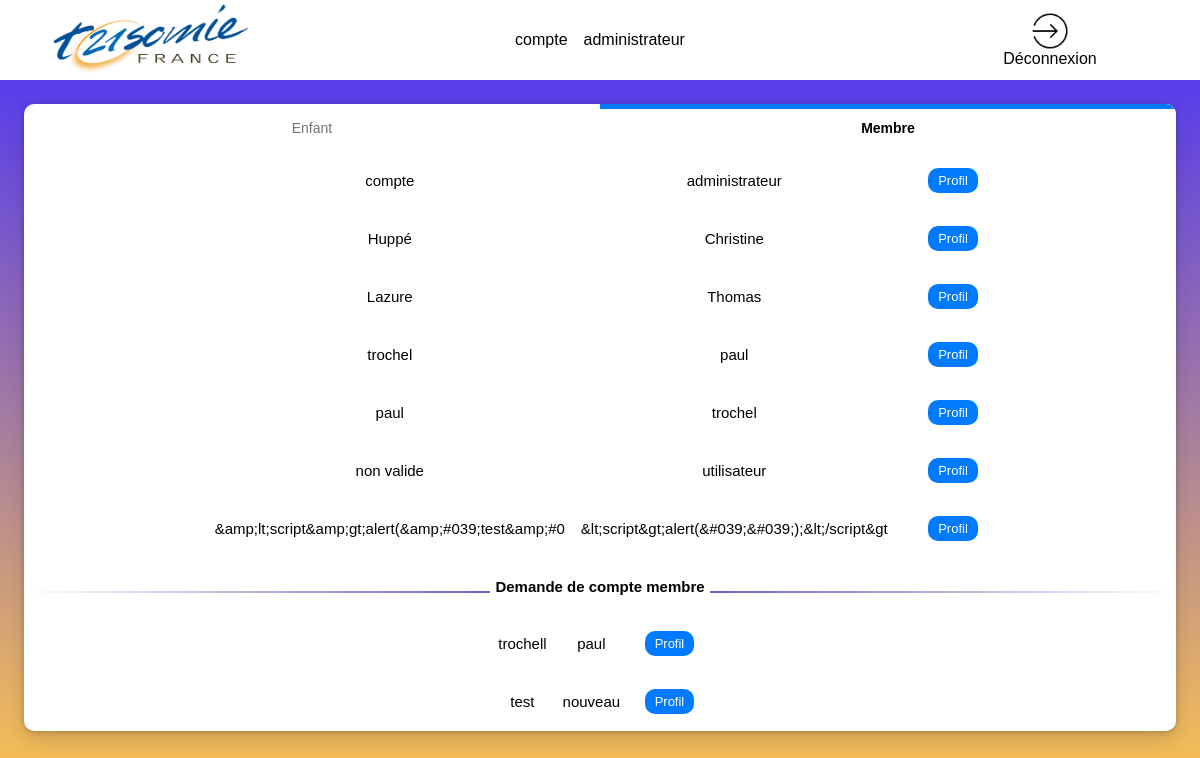
Before: /modif_compte.php (signed in) with the older database file.
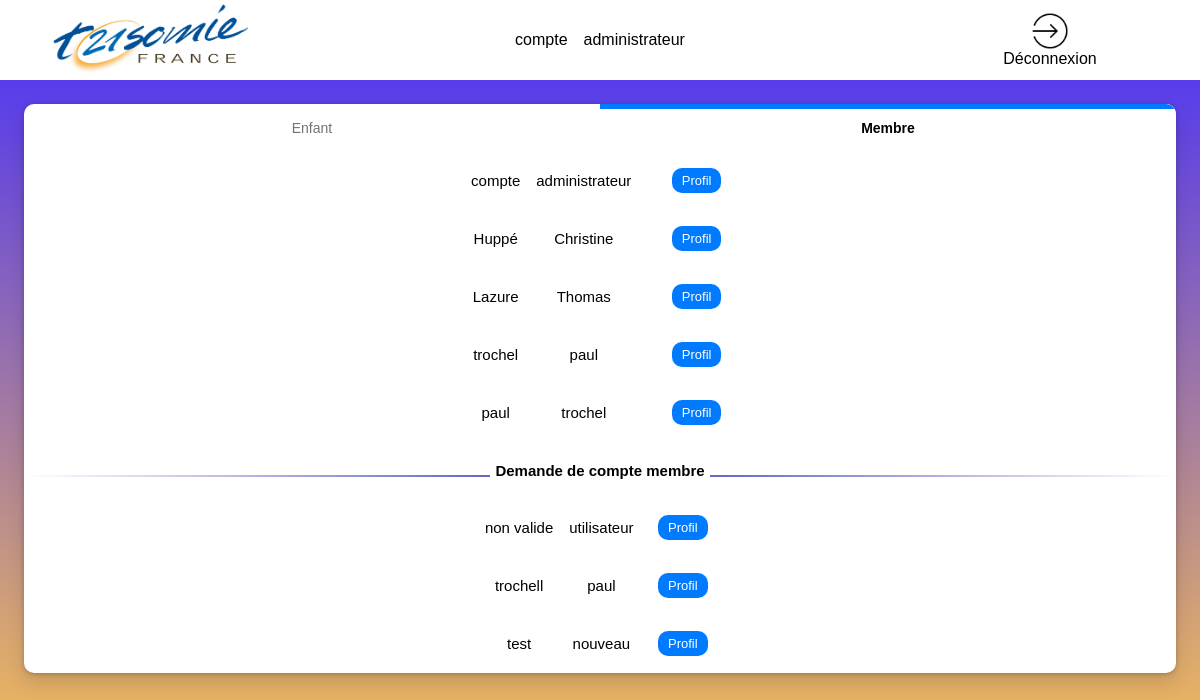
After: the same page with the newer database file.
### tables this page shows
CREATE TABLE `membre` (
  `id_membre` int(11) NOT NULL,
  `nom` varchar(50) NOT NULL,
  `prenom` varchar(50) NOT NULL,
  `adresse` varchar(100) DEFAULT NULL,
  `code_postal` char(5) DEFAULT NULL,
  `ville` varchar(50) DEFAULT NULL,
  `courriel` varchar(50) DEFAULT NULL,
  `date_naissance` date NOT NULL,
  `mdp` varchar(500) DEFAULT NULL,
  `pro` tinyint(1) DEFAULT NULL,
  `compte_valide` tinyint(1) DEFAULT NULL,
  `role_user` int(1) NOT NULL
);

### modif_compte.php (the view, shortened to what this page needs)
<!DOCTYPE html>
<html lang="fr" style="font-family: Arial,sans-serif;">
<?php
try {
    $linkpdo = new PDO("mysql:host=localhost;dbname=bddsae", "root", "");
}
catch (Exception $e) {
    die('Erreur : ' . $e->getMessage());
}
?>
<head>
    <link rel="stylesheet" href="style_page_certif_account.css">
    <link rel="stylesheet" href="https://use.fontawesome.com/releases/v5.8.1/css/all.css">
</head>
<body>
    <header>
        <img class="logo-association" src="/sae-but2-s1/img/logo_trisomie.png" alt="logo de l'association">
        <?php
        $mail =  $_SESSION['login_user'];
        try {
            $res = $linkpdo->query("SELECT nom, prenom FROM membre where courriel='$mail'");
        } catch (Exception $e) {
            die('Erreur : ' . $e->getMessage());
        }
        $double_tab = $res->fetchAll();
        $nombre_ligne = $res->rowCount();
        echo "<table>";
        for ($i = 0; $i < $nombre_ligne; $i++) {
            echo "<tr>";
            for ($y = 0; $y < 2; $y++) {
                echo "<td>";
                print_r(htmlspecialchars($double_tab[$i][$y]));
                echo "</td>";
            }
            echo "</tr>";
        }
        echo "</table>";
        ?>
        <div onclick="window.location.href ='logout.php';" class="h-deconnexion">
            <img class="img-deco" src="img/deconnexion.png" alt="Déconnexion"> Déconnexion
        </div>
    </header>
    <main>
        <nav class="left-contenu">
            <?php
            if($_SESSION["role_user"]!=2){
                echo'<ul class="scrolling-tabs nav-links gl-display-flex gl-flex-grow-1 gl-w-full nav gl-tabs-nav nav gl-tabs-nav">';
               echo'<li class="nav-item">';
               echo'<a class="nav-link gl-tab-nav-item" data-placement="right" href="page_admin.php">Enfant</a>';
               echo'</li>';
                echo'<li class="nav-item">';
                echo'<a data-placement="" class="shortcuts-activity nav-link gl-tab-nav-item active gl-tab-nav-item-active" href="page_certif_compte.php">Membre</a>';
                echo'</li>';
                echo'</ul>';
            }
                    try {
                        $res = $linkpdo->query("SELECT * FROM `membre` WHERE compte_valide= 1;");
                    } catch (Exception $e) {
                        die('Erreur : ' . $e->getMessage());
                    }
                    $double_tab = $res->fetchAll();
                    $nombre_ligne = $res->rowCount();
                    echo "<table class='no-break'>";
                    for ($i = 0; $i < $nombre_ligne; $i++) {
                        echo "<tr>";
                        for ($y = 1; $y < 3; $y++) {
                            echo "<td>";
                            print_r(htmlspecialchars($double_tab[$i][$y]));
                            echo "</td>";
                        }
                        $identifiant = $double_tab[$i][0];
                        echo '<td>';
                            echo '</td>';
                            echo "<td class=\"Profil\" >";
                                echo '<a href="page_certif_compte.php?idv='.$identifiant.'"><button class="acceder">Profil</button></a>';
                            echo "</td>";
                        echo "</tr>";
                    }
                    echo "</table>";
                    echo "<div class='divider'><span></span><span>Demande de compte membre</span><span></span></div>";
                    try {
                        $res = $linkpdo->query("SELECT * FROM `membre` WHERE compte_valide= 0;");
                    } catch (Exception $e) {
                        die('Erreur : ' . $e->getMessage());
                    }
                    $double_tab = $res->fetchAll();
                    $nombre_ligne = $res->rowCount();
                    echo "<table>";
                    for ($i = 0; $i < $nombre_ligne; $i++) {
                        echo "<tr>";
                        for ($y = 1; $y < 3; $y++) {
                            echo "<td>";
                            print_r(htmlspecialchars($double_tab[$i][$y]));
                            echo "</td>";
                        }
                        $identifiant = $double_tab[$i][0];
                        echo "<td class=\"Profil2\" >";
                        echo '<a href="page_certif_compte.php?id=' . $identifiant . '"><button class="acceder">Profil</button></a>';
                        echo "</td>";
                        echo "</tr>";
                    }
                    echo "</table>";
                    ?>
        </nav>
    </main>
</body>
</html>

### style_page_certif_account.css (style rules this page uses)
* { margin: 0; padding: 0; box-sizing: border-box; }
@media screen and (max-width: 1250px) { table, td { margin: auto; border-collapse: collapse; padding: 0.5rem; } }
@media screen and (max-width: 1250px) { a { text-decoration: none; color: black; } }
@media screen and (max-width: 1250px) { .Profil { border-collapse: collapse; padding: 1rem; text-align: left; } }
@media screen and (max-width: 1250px) { .Profil2 { border-collapse: collapse; padding: 1rem; text-align: left; } }
@media screen and (max-width: 1250px) { .divider { display: table; font-size: 100%; text-align: center; width: 100%; margin: 20px auto; } }
@media screen and (max-width: 1250px) { .divider span { display: table-cell; position: relative; } }
@media screen and (max-width: 1250px) { .divider span:first-child, .divider span:last-child { width: 50%; top: 13px; -moz-background-size: 100% 2px; background-size: 100% 2px; background-position: 0 0, 0 100%; background-repeat: no-repeat; } }
@media screen and (max-width: 1250px) { .divider span:first-child { background-image: -webkit-gradient(linear, 0 0, 0 100%, from(transparent), to(#6666c4)); background-image: -webkit-linear-gradient(180deg, transparent, #6666c4); background-image: -moz-linear-gradient(180deg, transparent, #6666c4); background-image: -o-linear-gradient(180deg, transparent, #6666c4); background-image: linear-gradient(90deg, transparent, #6666c4); } }
@media screen and (max-width: 1250px) { .divider span:nth-child(2) { font-weight: 600; color: #000; padding: 0px 5px; width: auto; white-space: nowrap; } }
@media screen and (max-width: 1250px) { .divider span:last-child { background-image: -webkit-gradient(linear, 0 0, 0 100%, from(#6666c4), to(transparent)); background-image: -webkit-linear-gradient(180deg, #6666c4, transparent); background-image: -moz-linear-gradient(180deg, #6666c4, transparent); background-image: -o-linear-gradient(180deg, #6666c4, transparent); background-image: linear-gradient(90deg, #6666c4, transparent); } }
@media screen and (max-width: 1250px) { header { display: grid; align-items: center; grid-template-columns: 1fr 50% 1fr; height: 10vh; background-color: rgb(255, 255, 255); } }
@media screen and (max-width: 1250px) { .logo-association { width: 65%; margin: auto; } }
@media screen and (max-width: 1250px) { .h-deconnexion { cursor: pointer; margin: auto; display: flex; flex-direction: column; align-items: center; } }
@media screen and (max-width: 1250px) { .img-deco { width: 40%; margin: auto; } }
@media screen and (max-width: 1250px) { body { display: flex; flex-direction: column; min-height: 100vh; justify-content: space-between; background: linear-gradient(0deg, rgba(255, 198, 76, 1) 0%, rgba(69, 45, 253, 1) 100%); } }
@media screen and (max-width: 1250px) { main { margin: 2%; min-height: 85vh; border-radius: 10px; font-size: 15px; } }
@media screen and (max-width: 1250px) { .left-contenu { text-align: center; overflow: auto; box-shadow: 0 10px 20px rgb(0 0 0 / 12%), 0 1px 5px rgb(0 0 0 / 22%); border-radius: 10px; background-color: #fff; } }
@media screen and (max-width: 1250px) { .nav-links li.active:not(.md-header-toolbar) a, .nav-links li.active:not(.md-header-toolbar) button, .nav-links li:not(.md-header-toolbar) a.active { color: #000; background-color: #fff; box-shadow: inset 0 5px 0 0 var(--gl-theme-accent, #007bff); } }
@media screen and (max-width: 1250px) { .nav-links li:not(.md-header-toolbar) a, .nav-links li:not(.md-header-toolbar) button { padding: 1rem 0.75rem; font-size: 14px; line-height: 1rem; color: #737278; border: 0; white-space: nowrap; } }
@media screen and (max-width: 1250px) { .gl-tab-nav-item-active { font-weight: 600; color: #333238; background-color: #fff; box-shadow: inset 0 2px 0 0 var(--gl-theme-accent, #007bff); } }
@media screen and (max-width: 1250px) { .nav-item { width: 50%; } }
@media screen and (max-width: 1250px) { .gl-tab-nav-item { display: flex; justify-content: center; overflow: hidden; transition: box-shadow 100ms linear; } }
@media screen and (max-width: 1250px) { .nav-link { text-decoration: none; background-color: transparent; } }
@media screen and (max-width: 1250px) { .nav-links { display: flex; padding: 0; margin: 0; list-style: none; height: auto; width: 100%; } }
@media screen and (max-width: 1250px) { button { padding: 5px 10px; border-radius: 10px; font-size: 13px; border: none; background-color: #007bff; cursor: pointer; transition: all 0.3s; margin: 1%; color: #fff; } }

Changed rows visible on the page:
removed membre: value "&amp;lt;script&amp;gt;alert(&amp;#039;test&amp;#0", value "&lt;script&gt;alert(&#039;&#039;);&lt;/script&gt"
Other visible differences:
new list line: "non valide"
new list line: "utilisateur"
list line gone: "non valide"
list line gone: "utilisateur"
